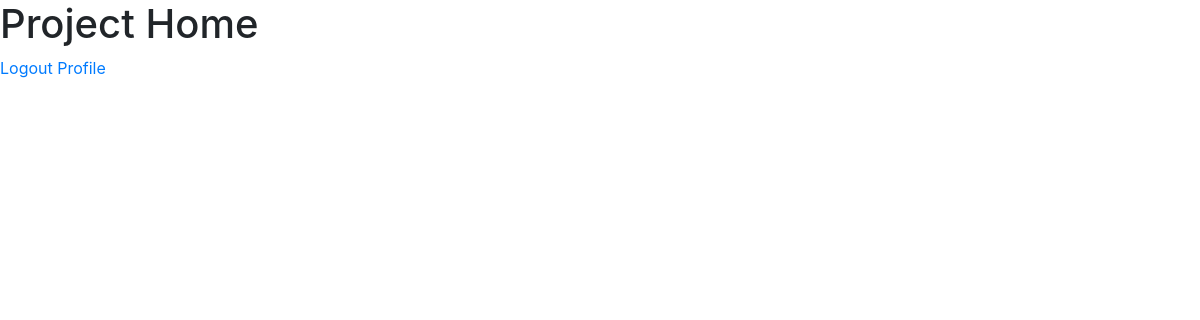
Before: /projects/ (signed in) with the older database file.
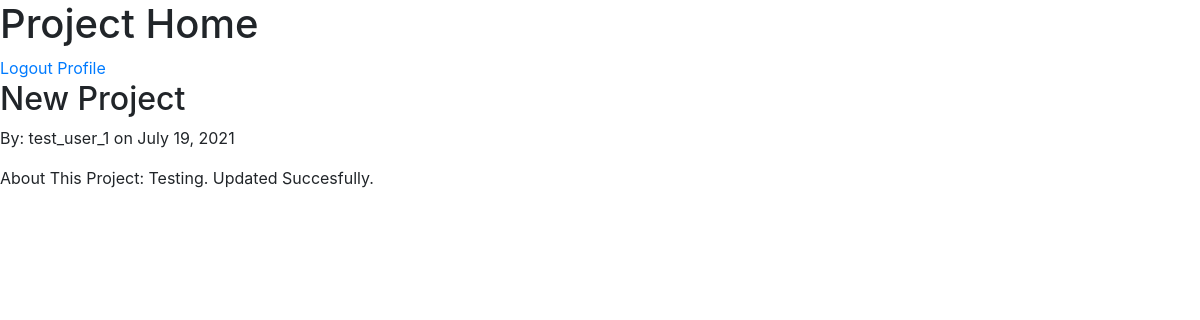
After: the same page with the newer database file.
### projects/models.py (models this page shows, shortened)
class Projects(models.Model):
    title = models.CharField(max_length=100)
    about = models.TextField()
    date_posted = models.DateTimeField(default=timezone.now)
    author = models.ForeignKey(User, on_delete=models.CASCADE)
    progress = models.DecimalField(max_digits=3, decimal_places=1, default=0.0)

### projects/views.py (the view)
# urls.py: path('', ProjectsListView.as_view(), name='projects-home'),
class ProjectsListView(ListView):
    model = Projects
    template_name = 'projects/home.html'
    context_object_name = 'projects'
    ordering = ['progress']

### projects/templates/projects/home.html (shortened to what this page needs)
{% extends "projects/base.html" %}
    {% block content %}
    <h1>Project Home</h1>
    {% if user.is_authenticated %}
        <a href="{% url 'logout' %}">Logout</a>
        <a href="{% url 'profile' %}">Profile</a>
    {% endif %}
    {% for project in projects %}
        <h2>{{ project.title }}</h2>
        <p>By: {{ project.author }} on {{ project.date_posted|date:"F d, Y" }}</p>
        <p>About This Project: {{ project.about }}</p>
    {% endfor %}
    {% endblock content %}

### projects/templates/projects/base.html (shortened to what this page needs)
<!DOCTYPE html>
<html lang="en">
<head>
    <link rel="stylesheet" href="https://maxcdn.bootstrapcdn.com/bootstrap/4.0.0/css/bootstrap.min.css">
</head>
<body>
    {% block content %}
    {% endblock content %}
</body>
</html>

Changed rows visible on the page:
added Projects: title "New Project", author "test_user_1", date_posted "July 19, 2021", about "Testing. Updated Succesfully."
